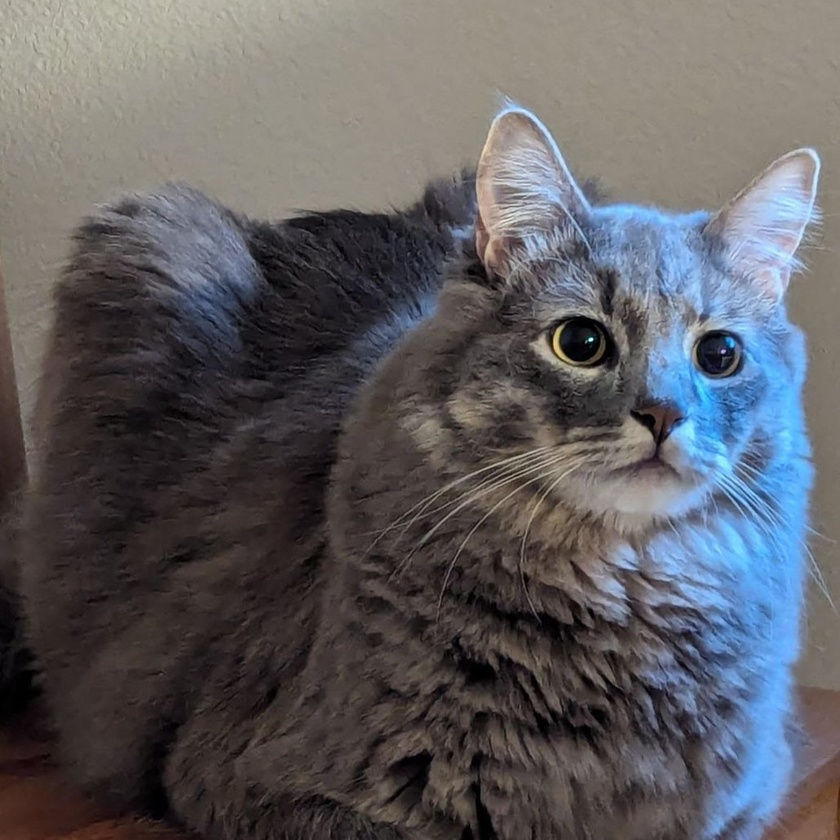
#> input picture image.jpg, 840 x 840 px, shrunk from 1028 x 1028 before the run
$ python moving_square_simulation.py
#> lines starting #> are read from the running program, lines starting #| are printed output that depends on the picture
import cv2
import numpy as np
import matplotlib.pyplot as plt

# Load an image from the file system
img = cv2.imread("image.jpg", cv2.IMREAD_GRAYSCALE)
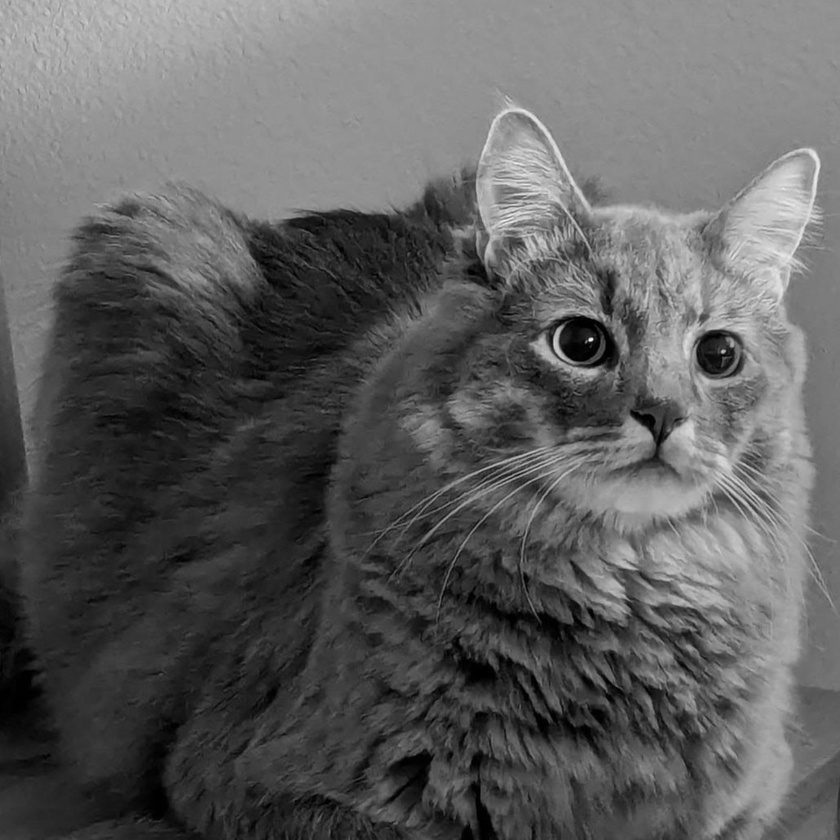
#> img: shape (840, 840); min 0, max 248, mean 93.7

# Ensure the image is loaded successfully
if img is None:
    print("Error: Could not load image")
    exit()

# Global variables for mouse event handling
dragging = False
square_position = (100, 100)  # Initial position of the square
square_size = 50  # Size of the square
prev_square_position = square_position  # Keep track of the previous square position

# Mouse callback function for dragging the square
def mouse_callback(event, x, y, flags, param):
    global dragging, square_position

    if event == cv2.EVENT_LBUTTONDOWN:
        # Start dragging the square if clicked inside it
        if (square_position[0] < x < square_position[0] + square_size) and (square_position[1] < y < square_position[1] + square_size):
            dragging = True

    elif event == cv2.EVENT_MOUSEMOVE:
        if dragging:
            # Update the square's position while dragging
            square_position = (x - square_size // 2, y - square_size // 2)

    elif event == cv2.EVENT_LBUTTONUP:
        dragging = False

# Function to compute the cross-correlation using DFT
def cross_correlation_dft(img, template, square_position):
    # Extract the region of interest (the square) from the image
    x, y = square_position
    roi = img[y:y + square_size, x:x + square_size]

    # Convert to single-channel (grayscale) float32 for DFT (CV_32FC1)
    roi = np.float32(roi)
    template = np.float32(template)

    # Compute the DFT of the template (square) and the ROI
    dft_roi = cv2.dft(roi, flags=cv2.DFT_COMPLEX_OUTPUT)
    dft_template = cv2.dft(template, flags=cv2.DFT_COMPLEX_OUTPUT)

    # Cross-correlation using frequency domain: Multiply DFTs and take inverse DFT
    dft_roi_conj = cv2.split(dft_roi)[0] + 1j * cv2.split(dft_roi)[1]  # Real + Imaginary parts of DFT
    dft_template_conj = cv2.split(dft_template)[0] + 1j * cv2.split(dft_template)[1]  # Real + Imaginary parts of DFT

    # Cross-correlation = DFT(ROI) * DFT(Template)*
    cross_correlation = dft_roi_conj * dft_template_conj
    correlation_result = cv2.idft(np.array([cross_correlation.real, cross_correlation.imag]).transpose(1, 2, 0), flags=cv2.DFT_SCALE)

    # Calculate magnitude (real part) of correlation result
    magnitude = np.sqrt(correlation_result[:, :, 0]**2 + correlation_result[:, :, 1]**2)

    # Normalize the magnitude for better visualization
    magnitude = cv2.normalize(magnitude, None, 0, 255, cv2.NORM_MINMAX)
    magnitude = np.uint8(magnitude)

    # Return the magnitude of the frequency response for display
    return magnitude

# Initialize the template (the first square region)
template = img[square_position[1]:square_position[1] + square_size, square_position[0]:square_position[0] + square_size]
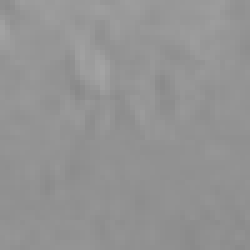
#> template: shape (50, 50) (shown 5 times larger); min 137, max 164, mean 147.3
template = np.float32(template)  # Convert template to float32

# Set up the window and mouse callback
cv2.namedWindow('Manual Square Dragging with Cross-Correlation')
cv2.setMouseCallback('Manual Square Dragging with Cross-Correlation', mouse_callback)

# Create a figure for plotting the frequency response
 # Turn on interactive mode for real-time plotting
fig, ax = plt.subplots()
# Main loop
while True:
    img_copy = img.copy()

    # Track the square's position using cross-correlation in the frequency domain (DFT)
    magnitude = cross_correlation_dft(img_copy, template, square_position)
#> in cross_correlation_dft, `magnitude = np.sqrt(correlation_result[:, :, 0]**2 + correlation_resul..`:
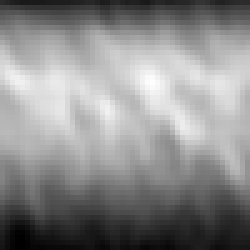
#> magnitude: shape (50, 50) float32 (shown 5 times larger); min 54204572, max 54236552, mean 54222012; drawn with min black and max white

    # Update square's position with the result from cross-correlation (this ensures square's position is verified)
    # square_position = new_position  # We no longer need this since it's only for visualizing the correlation

    # Draw the square on the image
    cv2.rectangle(img_copy, square_position, (square_position[0] + square_size, square_position[1] + square_size), (0, 255, 0), 2)

    # Calculate the change in coordinates
    delta_x = square_position[0] - prev_square_position[0]
    delta_y = square_position[1] - prev_square_position[1]

    # Display the changes in x and y coordinates on the image
    font = cv2.FONT_HERSHEY_SIMPLEX
    text = f"x shift: {delta_x}  y shift: {-delta_y}"
    cv2.putText(img_copy, text, (10, 30), font, 1, (0, 255, 255), 2, cv2.LINE_AA)
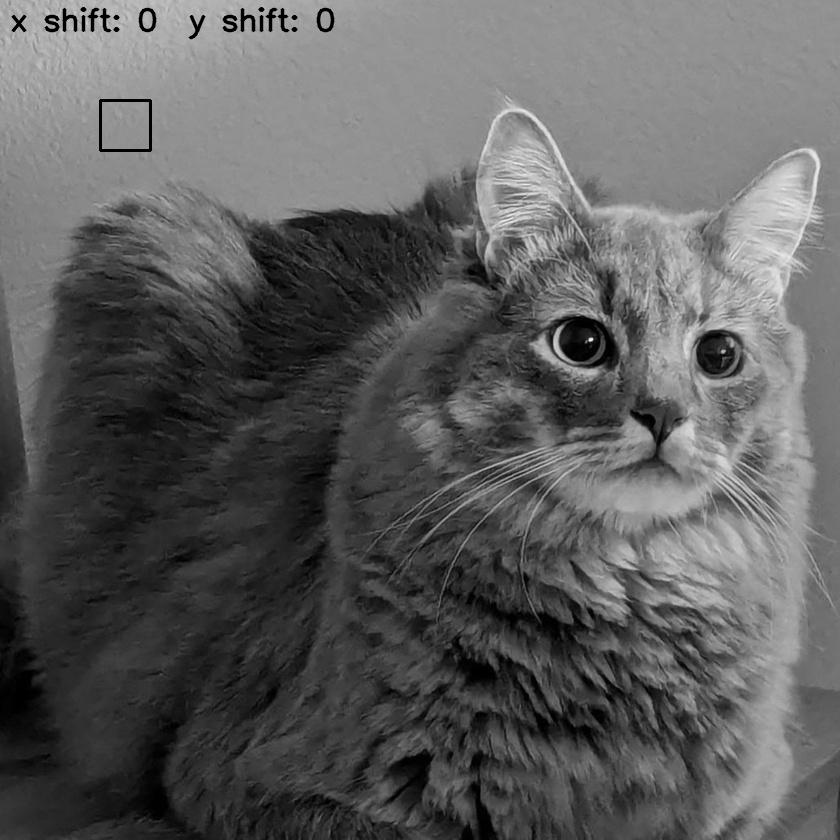
#> img_copy: shape (840, 840); min 0, max 248, mean 93.1

    # Update previous position for the next frame
    prev_square_position = square_position

    # Display the image with the moving square
    cv2.imshow('Manual Square Dragging with Cross-Correlation', img_copy)

    # Plot the frequency response (magnitude of the cross-correlation DFT)
    ax.clear()  # Clear the previous plot
    ax.imshow(magnitude, cmap='gray')  # Plot the magnitude
    ax.set_title('Frequency Response (Cross-Correlation DFT)')
    ax.set_xticks([])  # Remove x-axis ticks
    ax.set_yticks([])  # Remove y-axis ticks
    plt.draw()  # Redraw the plot
    plt.pause(0.1)  # Pause to allow real-time plotting

    # Wait for key press and exit if 'q' is pressed
    key = cv2.waitKey(10) & 0xFF
#> (key q is pressed here)
    if key == ord('q'):
        break

# Cleanup
cv2.destroyAllWindows()
plt.close()
